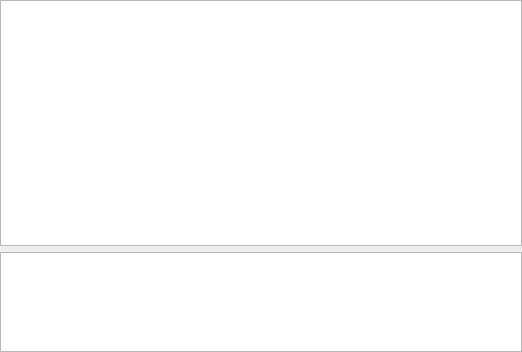
<?xml version="1.0" encoding="UTF-8"?>
<ui version="4.0">
 <class>dlgXMPPConsole</class>
 <widget class="QWidget" name="dlgXMPPConsole">
  <property name="geometry">
   <rect>
    <x>0</x>
    <y>0</y>
    <width>522</width>
    <height>352</height>
   </rect>
  </property>
  <layout class="QVBoxLayout">
   <property name="leftMargin">
    <number>0</number>
   </property>
   <property name="topMargin">
    <number>0</number>
   </property>
   <property name="rightMargin">
    <number>0</number>
   </property>
   <property name="bottomMargin">
    <number>0</number>
   </property>
   <item>
    <widget class="QTextBrowser" name="brLog"/>
   </item>
   <item>
    <widget class="KTextEdit" name="mTextEdit">
     <property name="maximumSize">
      <size>
       <width>16777215</width>
       <height>100</height>
      </size>
     </property>
     <property name="acceptRichText">
      <bool>false</bool>
     </property>
    </widget>
   </item>
  </layout>
 </widget>
 <customwidgets>
  <customwidget>
   <class>KTextEdit</class>
   <extends>QTextEdit</extends>
   <header>ktextedit.h</header>
  </customwidget>
 </customwidgets>
 <resources/>
 <connections/>
</ui>
